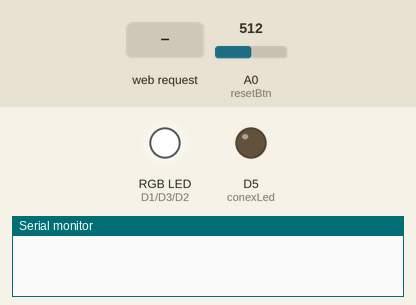
This sketch was run on a simulated ESP8266 (NodeMCU). Parts: an RGB LED mixed from three pins (HIGH = lit), output pins drawn as LEDs (lit = HIGH), the last lines printed to the serial monitor. The inputs (shaded band) are chosen by the test bench; at power-on: A0 (resetBtn) = 512. Dim RGB values are drawn brighter than linear; WiFi joins after 1.5 s; servers stay silent unless stated; EEPROM starts erased. At 9.2 s the program restarts the board; the recording ends there.

Above: at 2.7 s.
2.8 s: HTTP request GET /controlar?r=120 received
At 4.0 s:
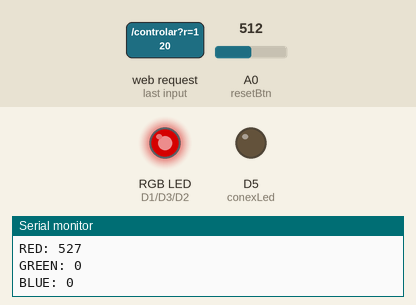
4.3 s: HTTP request GET /controlar?g=120 received
At 5.7 s:
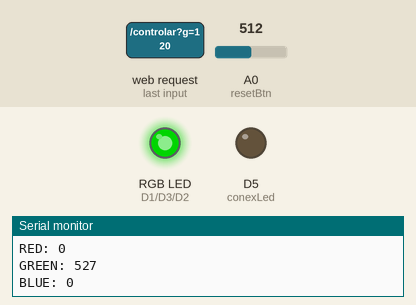
Timing chart, 0 to 7.3 s (numbered marks = the images above; inputs shaded):
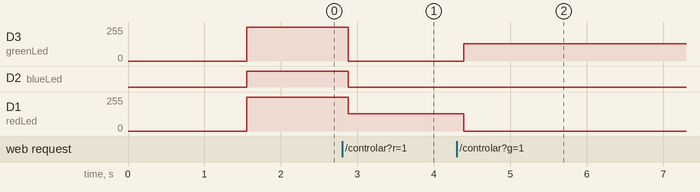

Measured:
- after the input at 2.8 s, D3 (greenLed): 255/255 → 0/255 after 0.08 s; D2 (blueLed): HIGH → LOW after 0.08 s; D1 (redLed): 255/255 → 131/255 after 0.08 s
- after the input at 4.3 s, D3 (greenLed): 0/255 → 131/255 after 0.10 s; D1 (redLed): 131/255 → 0/255 after 0.10 s

The sketch:

rgbLedController.ino
```cpp
#include <Arduino.h>
#include <WiFiManager.h>
#include <ESP8266HTTPClient.h>
#include <ESP8266WiFi.h>
#include <ESP8266WebServer.h>
#include <WiFiUdp.h>
#include <ArduinoOTA.h>
#include <EEPROM.h>

#define redLed D1
#define blueLed D2
#define greenLed D3
#define conexLed D5
#define resetBtn A0

String redValue = "0";
String greenValue = "0";
String blueValue = "0";
String acionar = "0";

int redValueConverted = 0;
int greenValueConverted = 0;
int blueValueConverted = 0;
int x = 0;

ESP8266WebServer server(80);

void setup()
{
  Serial.begin(115200); //BAUD RATE (VELOCIDADE DE COMUNICAÇÃO VIA SERIAL)
  EEPROM.begin(4096);

  pinMode(redLed, OUTPUT);
  pinMode(blueLed, OUTPUT);
  pinMode(greenLed, OUTPUT);
  pinMode(conexLed, OUTPUT);
  pinMode(resetBtn, INPUT_PULLUP);

  WiFiManager wifiManager(0);
  wifiManager.autoConnect("MarcatoHome");

  if (EEPROM.read(100) < 10) {redValueConverted = EEPROM.read(100);} else {redValueConverted = EEPROM.read(100)*10;}
  if (EEPROM.read(101) < 10) {greenValueConverted = EEPROM.read(101);} else {greenValueConverted = EEPROM.read(101)*10;}
  if (EEPROM.read(102) < 10) {blueValueConverted = EEPROM.read(102);} else {blueValueConverted = EEPROM.read(102)*10;}

  ArduinoOTA.onStart([]()
  {
    String type;
    if (ArduinoOTA.getCommand() == U_FLASH) {
      type = "sketch";
    } else { // U_SPIFFS
      type = "filesystem";
    }

    // NOTE: if updating SPIFFS this would be the place to unmount SPIFFS using SPIFFS.end()
    Serial.println("Start updating " + type);
  });
  ArduinoOTA.onEnd([]() {
    Serial.println("\nEnd");
  });
  ArduinoOTA.onProgress([](unsigned int progress, unsigned int total) {
    Serial.printf("Progress: %u%%\r", (progress / (total / 100)));
  });
  ArduinoOTA.onError([](ota_error_t error) {
    Serial.printf("Error[%u]: ", error);
    if (error == OTA_AUTH_ERROR) {
      Serial.println("Auth Failed");
    } else if (error == OTA_BEGIN_ERROR) {
      Serial.println("Begin Failed");
    } else if (error == OTA_CONNECT_ERROR) {
      Serial.println("Connect Failed");
    } else if (error == OTA_RECEIVE_ERROR) {
      Serial.println("Receive Failed");
    } else if (error == OTA_END_ERROR) {
      Serial.println("End Failed");
    }
  });
  ArduinoOTA.begin();

  server.on("/", handleRoot); //QUANDO É REQUISITADO A PÁGINA PRINCIPAL DO WEB SERVER CHAMA A FUNÇÃO
  server.on("/controlar", outController); //QUANDO RECEBIDO ESSA REQUISIÇÃO O ESTADO DA SAÍDA DA LÂMPADA É MODIFICADO
  server.begin();
}

void handleRoot()
{
  String html = "<html><head><title>Marcato Web Server LED PC Controller</title>";
  html += "<style>body {background-color: #cccccc;";
  html += "font-family: Arial, Helvetica, Sans-Serif;";
  html += "Color: #000088; }</style>";
  html += "</head><body>";
  html += "<h1> Marcato Web Server LED PC Controller </h1>";
  html += "<form method='POST' action='/controlar'>";
  html += "<p> RED: <input type=text name=r value=0 /></p>";
  html += "<p> GREEN: <input type=text name=g value=0 /></p>";
  html += "<p> BLUE: <input type=text name=b value=0 /></p>";
  html += "<p><input type=submit value=ENVIAR /></p>";
  html += "</form>";
  html += "</body></html>";

  server.send(200, "text/html", html);
}

void outController()
{
  String html = "<html><head><title>Recebendo Dados</title>";
  html += "<style>body {background-color: #cccccc;";
  html += "font-family: Arial, Helvetica, Sans-Serif;";
  html += "Color: #000088; }</style>";
  html += "</head><body>";
  html += "<h1>CONTROLE DE FITA LED RGB</h1>";
  html += "<p>";
  html += "<b> RED: ";
  html += server.arg("r");
  html += "</b>";
  html += "<b> GREEN: ";
  html += server.arg("g");
  html += "</b>";
  html += "<b> BLUE: ";
  html += server.arg("b");
  html += "</b>";

  redValue = server.arg("r");
  greenValue = server.arg("g");
  blueValue = server.arg("b");
  acionar = server.arg("a");

  if (server.hasArg("a"))
  {
    if (acionar == "0")
    {
      redValueConverted = 0;
      greenValueConverted = 0;
      blueValueConverted = 0;
    } else if (acionar == "1")
    {
      if (EEPROM.read(100) < 10) {redValueConverted = EEPROM.read(100);} else {redValueConverted = EEPROM.read(100)*10;}
      if (EEPROM.read(101) < 10) {greenValueConverted = EEPROM.read(101);} else {greenValueConverted = EEPROM.read(101)*10;}
      if (EEPROM.read(102) < 10) {blueValueConverted = EEPROM.read(102);} else {blueValueConverted = EEPROM.read(102)*10;}
    }
  } else
  {
    redValueConverted = map(redValue.toInt(), 0, 233, 0, 1024);
    greenValueConverted = map(greenValue.toInt(), 0, 233, 0, 1024);
    blueValueConverted = map(blueValue.toInt(), 0, 233, 0, 1024);

    if (redValueConverted < 10 ) {EEPROM.write(100, redValueConverted);} else {EEPROM.write(100, redValueConverted/10);}
    if (greenValueConverted < 10 ) {EEPROM.write(101, greenValueConverted);} else {EEPROM.write(101, greenValueConverted/10);}
    if (blueValueConverted < 10 ) {EEPROM.write(102, blueValueConverted);} else {EEPROM.write(102, blueValueConverted/10);}

    EEPROM.commit();
  }

  Serial.print("RED: ");
  Serial.println(redValueConverted);
  Serial.print("GREEN: ");
  Serial.println(greenValueConverted);
  Serial.print("BLUE: ");
  Serial.println(blueValueConverted);

  html += "<form method='GET' action='/'>";
  html += "<p><input type=submit /></p>";
  html += "</form>";
  html += "</p></body></html>";

  server.send(200, "text/html", html);
}

void loop()
{
  server.handleClient();
  ArduinoOTA.handle();
  if (analogRead(resetBtn) > 100)
  {
    x++;
    delay(50);
    if (x > 50) resetFunction();
  }
  analogWrite (redLed, redValueConverted);
  analogWrite (greenLed, greenValueConverted);
  analogWrite (blueLed, blueValueConverted);
  delay(10);
}

void resetFunction()
{
  for (int i = 0; i <= 4096;)
  {
    EEPROM.write(i, 0);
    i++;
    delay(1);
  }
  delay(10);
  EEPROM.commit();
  Serial.println("CLEANING MEMORY AND THEN RESETING ...");
  delay(100);
  ESP.reset();
}
```
